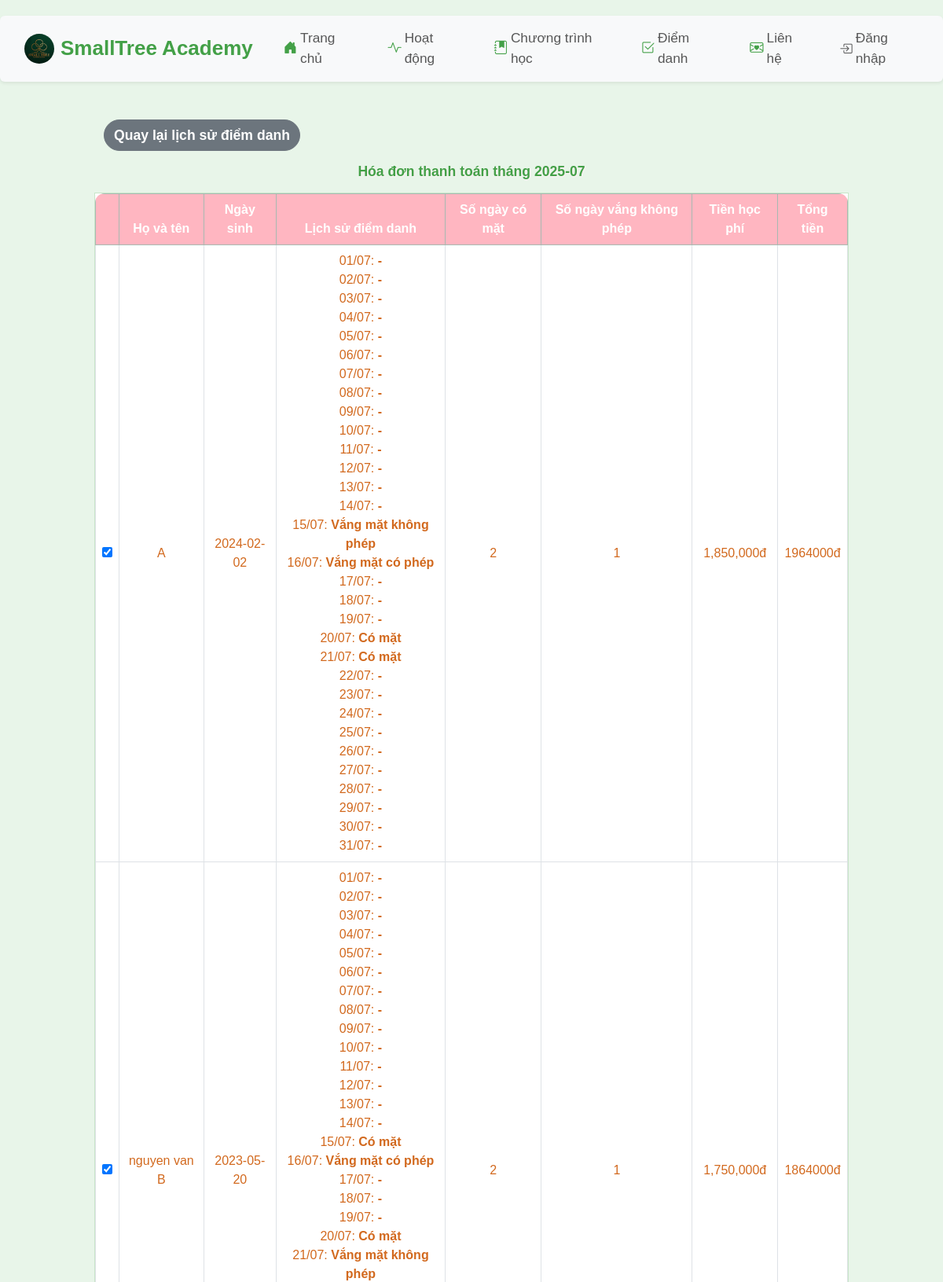
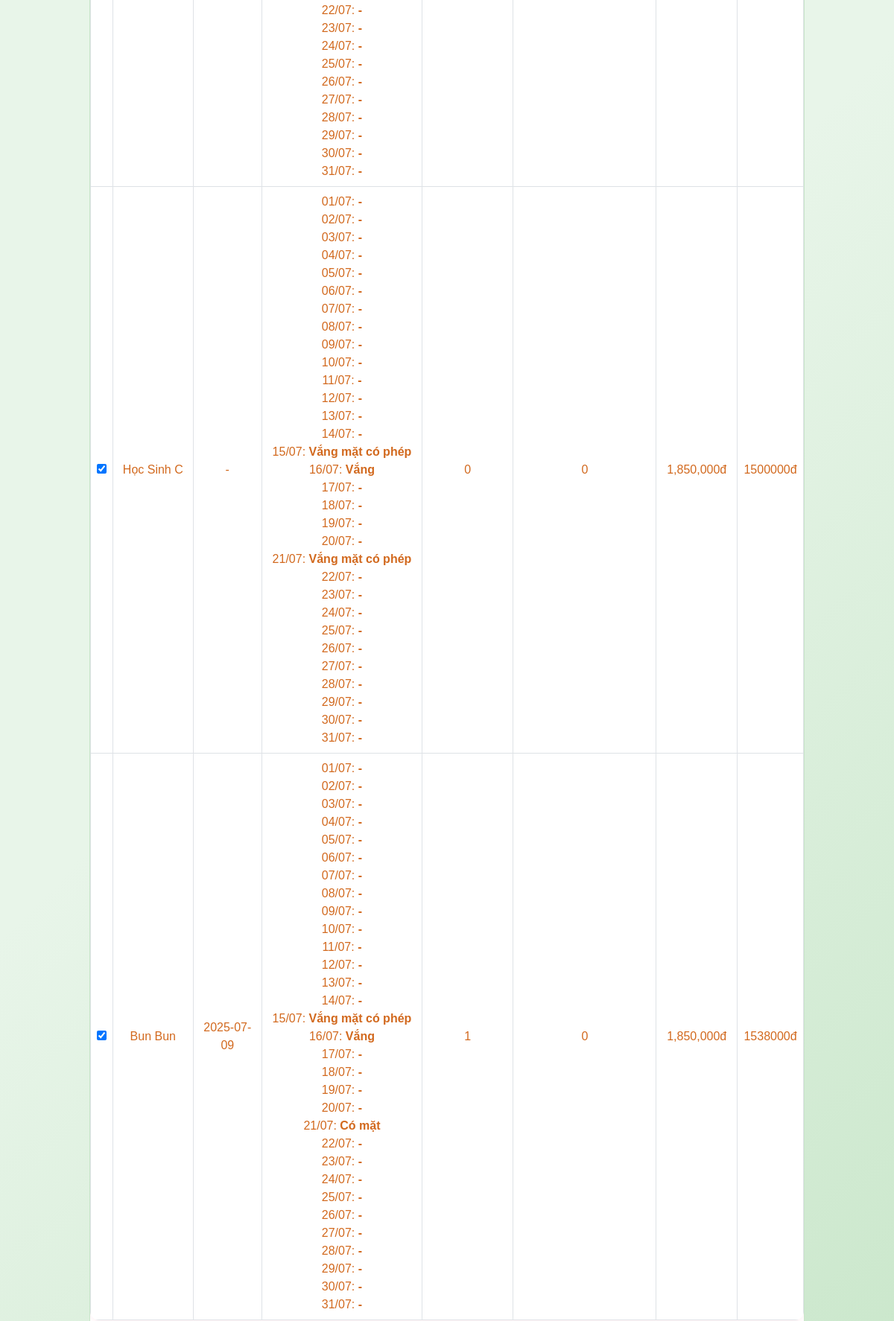
Screenshot of /invoice (upper part) with the database file from the repository (2 pictures, top to bottom).
### app/models.py (models this page shows)
class Child(db.Model):
    id = db.Column(db.Integer, primary_key=True)
    name = db.Column(db.String(100), nullable=False)
    age = db.Column(db.Integer, nullable=False)
    parent_contact = db.Column(db.String(100), nullable=False)
    class_name = db.Column(db.String(100))
    birth_date = db.Column(db.String(20))
    status = db.Column(db.String(20), default='Chưa điểm danh')
    email = db.Column(db.String(100))
    phone = db.Column(db.String(20))
    password = db.Column(db.String(100))
    student_code = db.Column(db.String(20), unique=True, nullable=True)

class AttendanceRecord(db.Model):
    id = db.Column(db.Integer, primary_key=True)
    child_id = db.Column(db.Integer, db.ForeignKey('child.id'), nullable=False)
    date = db.Column(db.String(20), nullable=False)
    status = db.Column(db.String(20), nullable=False)

### app/routes.py (the view, shortened to what this page needs)
@main.route('/invoice', methods=['GET', 'POST'])
def invoice():
    month = request.args.get('month')
    if month:
        year, m = map(int, month.split('-'))
    else:
        today = datetime.today()
        year, m = today.year, today.month
        month = f"{year:04d}-{m:02d}"
    num_days = monthrange(year, m)[1]
    days_in_month = [f"{year:04d}-{m:02d}-{day:02d}" for day in range(1, num_days+1)]
    students = Child.query.all()
    records_raw = AttendanceRecord.query.filter(AttendanceRecord.date.like(f"{year:04d}-{m:02d}-%")).all()
    attendance_days = {student.id: 0 for student in students}
    absent_unexcused_days = {student.id: 0 for student in students}
    for r in records_raw:
        if r.status == 'Có mặt':
            attendance_days[r.child_id] += 1
        elif r.status == 'Vắng mặt không phép':
            absent_unexcused_days[r.child_id] += 1
    invoices = []
    mobile = is_mobile()
    student_ages = {student.id: calculate_age(student.birth_date) if student.birth_date else 0 for student in students}
    return render_template('invoice.html', students=students, attendance_days=attendance_days, absent_unexcused_days=absent_unexcused_days, selected_month=month, invoices=invoices, days_in_month=days_in_month, records={ (r.child_id, r.date): r for r in records_raw }, student_ages=student_ages, title='Xuất hóa đơn', mobile=mobile)

### app/__init__.py (called while the page is built)
def create_app():
    app = Flask(__name__)
    app.config['SECRET_KEY'] = 'your-secret-key'
    app.config['SQLALCHEMY_DATABASE_URI'] = 'sqlite:///site.db'
    app.config['SQLALCHEMY_TRACK_MODIFICATIONS'] = False
    db.init_app(app)
    migrate = Migrate(app, db)
    csrf = CSRFProtect(app)
    @app.context_processor
    def inject_csrf_token():
        from flask_wtf.csrf import generate_csrf
        return dict(csrf_token=generate_csrf)
    from app.routes import main
    app.register_blueprint(main)
    return app

### app/routes.py (called while the page is built)
def is_mobile():
    ua = request.user_agent.string.lower()
    return 'mobile' in ua or 'android' in ua or 'iphone' in ua

def calculate_age(birth_date):
    today = datetime.today()
    try:
        birthday = datetime.strptime(birth_date, '%Y-%m-%d')
    except Exception:
        return 0
    age = today.year - birthday.year - ((today.month, today.day) < (birthday.month, birthday.day))
    return age

### app/templates/invoice.html (shortened to what this page needs)
{% extends 'base.html' %}
{% block content %}
<div class="container-fluid mt-4 mb-4 px-0">
    <div class="d-flex flex-column flex-md-row gap-2 mb-3 invoice-btn-group-mobile">
        <a href="{{ url_for('main.attendance_history', month=selected_month) }}" class="btn btn-secondary fw-bold {% if mobile %}invoice-btn-mobile{% endif %}">Quay lại lịch sử điểm danh</a>
    </div>
    <h2 class="fw-bold text-center mb-3" style="color:#43a047; font-size:1.1em;">Hóa đơn thanh toán tháng {{ selected_month }}</h2>
    <form method="post">
        <div class="table-responsive invoice-table-wrapper">
            <table class="table table-bordered align-middle {% if mobile %}invoice-table-mobile{% else %}invoice-table-desktop{% endif %}">
                <thead class="table-success">
                    <tr>
                        <th></th>
                        <th>Họ và tên</th>
                        <th>Ngày sinh</th>
                        <th>Lịch sử điểm danh</th>
                        <th>Số ngày có mặt</th>
                        <th>Số ngày vắng không phép</th>
                        <th>Tiền học phí</th>
                        <th>Tổng tiền</th>
                    </tr>
                </thead>
                <tbody>
                    {% for student in students %}
                    <tr>
                        <td><input type="checkbox" name="student_ids" value="{{ student.id }}" checked></td>
                        <td>{{ student.name }}</td>
                        <td>{{ student.birth_date or '-' }}</td>
                        <td style="min-width:120px;">
                            {% for day in days_in_month %}
                                {% set record = records.get((student.id, day), None) %}
                                <span style="display:inline-block; min-width:70px;">{{ day[8:10] }}/{{ day[5:7] }}: <b>{{ record.status if record else '-' }}</b></span><br>
                            {% endfor %}
                        </td>
                        <td>{{ attendance_days[student.id] }}</td>
                        <td>{{ absent_unexcused_days[student.id] }}</td>
                        <td>
                            {% set age = student_ages[student.id] %}
                            {% if age == 0 %}1,850,000đ
                            {% elif age == 1 %}1,850,000đ
                            {% elif age == 2 %}1,750,000đ
                            {% elif age == 3 %}1,650,000đ
                            {% elif age == 4 %}1,550,000đ
                            {% else %}1,500,000đ
                            {% endif %}
                        </td>
                        <td>
                            {{ ((attendance_days[student.id] + absent_unexcused_days[student.id]) * 38000 +
                                (1850000 if age == 1 else 1750000 if age == 2 else 1650000 if age == 3 else 1550000 if age == 4 else 1500000)) | int | string | replace(',', '.') }}đ
                        </td>
                    </tr>
                    {% endfor %}
                </tbody>
            </table>
        </div>
    </form>
</div>
{% endblock %}

### app/templates/base.html (shortened to what this page needs)
<!DOCTYPE html>
<html lang="vi">
<head>
    <link href="https://cdn.jsdelivr.net/npm/bootstrap@5.3.3/dist/css/bootstrap.min.css" rel="stylesheet">
    <link rel="stylesheet" href="{{ url_for('static', filename='css/style.css') }}">
    <link rel="stylesheet" href="https://cdn.jsdelivr.net/npm/bootstrap-icons@1.10.5/font/bootstrap-icons.css">
</head>
<body>
    <nav class="navbar navbar-expand-lg navbar-light bg-light shadow-sm mb-4 rounded" style="border-radius:18px;">
        <div class="container-fluid px-3">
            <a class="navbar-brand fw-bold d-flex align-items-center" href="/">
                <img src="{{ url_for('static', filename='images/logo.jpg') }}" alt="Logo" style="width:38px; margin-right:8px; border-radius:50%;">
                <span style="color:#43a047; font-family:'Comic Sans MS', 'Arial', sans-serif; font-size:1.3em;">SmallTree Academy</span>
            </a>
            <div class="collapse navbar-collapse" id="navbarNav">
                <ul class="navbar-nav ms-auto mb-2 mb-lg-0" style="font-size:1.08em;">
                    <li class="nav-item">
                        <a class="nav-link d-flex align-items-center" href="/">
                            <i class="bi bi-house-door-fill me-1" style="color:#43a047;"></i> Trang chủ
                        </a>
                    </li>
                    <li class="nav-item">
                        <a class="nav-link d-flex align-items-center" href="/activities">
                            <i class="bi bi-activity me-1" style="color:#43a047;"></i> Hoạt động
                        </a>
                    </li>
                    <li class="nav-item">
                        <a class="nav-link d-flex align-items-center" href="{{ url_for('main.curriculum') }}">
                            <i class="bi bi-journal-bookmark-fill me-1" style="color:#43a047;"></i> Chương trình học
                        </a>
                    </li>
                    <li class="nav-item">
                        <a class="nav-link d-flex align-items-center" href="{{ url_for('main.attendance') }}">
                            <i class="bi bi-check2-square me-1" style="color:#43a047;"></i> Điểm danh
                        </a>
                    </li>
                    <li class="nav-item">
                        <a class="nav-link d-flex align-items-center" href="/contact">
                            <i class="bi bi-envelope-heart me-1" style="color:#43a047;"></i> Liên hệ
                        </a>
                    </li>
                    {% if session.get('role') %}
                    <li class="nav-item">
                        <a href="/profile" class="nav-link d-flex align-items-center">
                            <i class="bi bi-person-circle me-1" style="font-size:0.95em;"></i> Tài khoản
                        </a>
                    </li>
                    <li class="nav-item">
                        <a href="/logout" class="nav-link d-flex align-items-center">
                            <i class="bi bi-box-arrow-right me-1" style="font-size:0.95em;"></i> Đăng xuất
                        </a>
                    </li>
                    {% else %}
                    <li class="nav-item">
                        <a href="/login" class="nav-link d-flex align-items-center">
                            <i class="bi bi-box-arrow-in-right me-1" style="font-size:0.95em;"></i> Đăng nhập
                        </a>
                    </li>
                    {% endif %}
                </ul>
            </div>
        </div>
    </nav>
    <main class="container">
        {% block content %}{% endblock %}
    </main>
</body>
</html>

### app/static/css/style.css (style rules this page uses)
body { font-family: 'Comic Sans MS', 'Arial', sans-serif; background: linear-gradient(135deg, #e8f5e9 60%, #c8e6c9 100%); }
nav { margin: 20px 0; }
nav a { margin: 0 15px; color: white; text-decoration: none; }
.container { width: 80%; margin: auto; overflow: hidden; }
h1, h2, h3 { color: #ff69b4; font-family: 'Comic Sans MS', 'Arial', sans-serif; text-shadow: 1px 1px 2px #fff0f5; }
.btn-primary, .btn-info, .btn-success, .btn-secondary { border-radius: 20px; font-weight: bold; font-size: 1.1em; }
.table { background: #fff0f5; border-radius: 12px; overflow: hidden; box-shadow: 0 2px 8px rgba(255, 182, 193, 0.2); }
.table th { background: #ffb6c1; color: #fff; font-size: 1em; text-align: center; }
.table td { text-align: center; vertical-align: middle; font-size: 1em; color: #d2691e; }

### app/templates/invoice.html (style rules this page uses)
.invoice-table-desktop { font-size:1em; }
.invoice-btn-group-mobile { display:flex; flex-direction:column; gap:8px; }
.invoice-table-wrapper { border:1.5px solid #c8e6c9; border-radius:0; box-shadow:none; background:#fff; margin-left:-12px; margin-right:-12px; }

### rows the page displays
Child: name "A", birth_date "2024-02-02", day "01" "02" "03" "04" "05" "06" "07" "08" "09" "10" "11" "12" "13" "14" "15" "16" "17" "18" "19" "20" "21" "22" "23" "24" "25" "26" "27" "28" "29" "30" "31", day "07" "07" "07" "07" "07" "07" "07" "07" "07" "07" "07" "07" "07" "07" "07" "07" "07" "07" "07" "07" "07" "07" "07" "07" "07" "07" "07" "07" "07" "07" "07", status "-" "-" "-" "-" "-" "-" "-" "-" "-" "-" "-" "-" "-" "-" "-" "-" "-" "-" "-" "-" "-" "-" "-" "-" "-" "-" "-", attendance_days "2", id "1", shows "1,850,000đ", id "1964000"
AttendanceRecord: status "Vắng mặt không phép"
AttendanceRecord: status "Vắng mặt có phép"
AttendanceRecord: status "Có mặt"
AttendanceRecord: status "Có mặt"
Child: name "nguyen van B", birth_date "2023-05-20", day "01" "02" "03" "04" "05" "06" "07" "08" "09" "10" "11" "12" "13" "14" "15" "16" "17" "18" "19" "20" "21" "22" "23" "24" "25" "26" "27" "28" "29" "30" "31", day "07" "07" "07" "07" "07" "07" "07" "07" "07" "07" "07" "07" "07" "07" "07" "07" "07" "07" "07" "07" "07" "07" "07" "07" "07" "07" "07" "07" "07" "07" "07", status "-" "-" "-" "-" "-" "-" "-" "-" "-" "-" "-" "-" "-" "-" "-" "-" "-" "-" "-" "-" "-" "-" "-" "-" "-" "-" "-", id "2", absent_unexcused_days "1", shows "1,750,000đ", id "1864000"
AttendanceRecord: status "Có mặt"
AttendanceRecord: status "Vắng mặt có phép"
AttendanceRecord: status "Có mặt"
AttendanceRecord: status "Vắng mặt không phép"
Child: name "Học Sinh C", birth_date "-", day "01" "02" "03" "04" "05" "06" "07" "08" "09" "10" "11" "12" "13" "14" "15" "16" "17" "18" "19" "20" "21" "22" "23" "24" "25" "26" "27" "28" "29" "30" "31", day "07" "07" "07" "07" "07" "07" "07" "07" "07" "07" "07" "07" "07" "07" "07" "07" "07" "07" "07" "07" "07" "07" "07" "07" "07" "07" "07" "07" "07" "07" "07", status "-" "-" "-" "-" "-" "-" "-" "-" "-" "-" "-" "-" "-" "-" "-" "-" "-" "-" "-" "-" "-" "-" "-" "-" "-" "-" "-" "-", age "0", shows "1,850,000đ", id "1500000"
AttendanceRecord: status "Vắng mặt có phép"
AttendanceRecord: status "Vắng"
AttendanceRecord: status "Vắng mặt có phép"
Child: name "Bun Bun", birth_date "2025-07-09", day "01" "02" "03" "04" "05" "06" "07" "08" "09" "10" "11" "12" "13" "14" "15" "16" "17" "18" "19" "20" "21" "22" "23" "24" "25" "26" "27" "28" "29" "30" "31", day "07" "07" "07" "07" "07" "07" "07" "07" "07" "07" "07" "07" "07" "07" "07" "07" "07" "07" "07" "07" "07" "07" "07" "07" "07" "07" "07" "07" "07" "07" "07", status "-" "-" "-" "-" "-" "-" "-" "-" "-" "-" "-" "-" "-" "-" "-" "-" "-" "-" "-" "-" "-" "-" "-" "-" "-" "-" "-" "-", class_name "1", age "0", shows "1,850,000đ", id "1538000"
AttendanceRecord: status "Vắng mặt có phép"
AttendanceRecord: status "Vắng"
AttendanceRecord: status "Có mặt"

### other values shown
{{ selected_month }} "2025-07"
